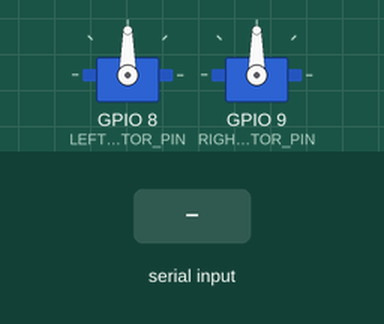
Recording of a sketch running on a simulated ESP32. On the bench: 2 × servo. The inputs (shaded band) are chosen by the test bench. What the sketch prints to the serial monitor is not drawn.

Above: at 10.7 s.
10.8 s: "r" received over Serial
At 11.2 s:
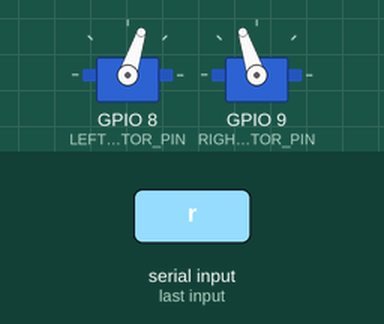
13.8 s: "b" received over Serial
At 14.7 s:
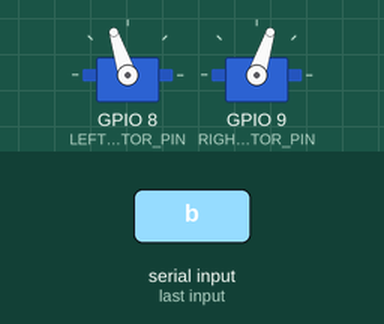
16.8 s: "f" received over Serial
At 18.3 s:
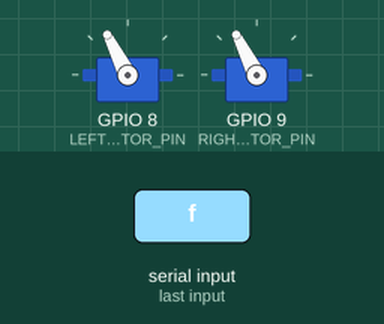
19.4 s: "t" received over Serial
Timing chart, 0 to 23.4 s (numbered marks = the images above; inputs shaded):
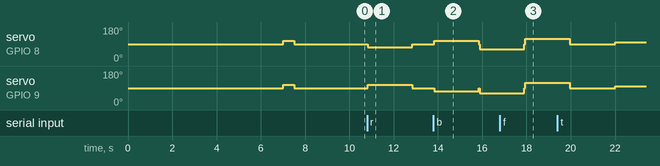

Measured:
- after the input at 10.8 s, servo on GPIO 8 (LEFT_MOTOR_PIN): 90° → 72° at once, → 90° 2.0 s later; servo on GPIO 9 (RIGHT_MOTOR_PIN): 90° → 108° at once, → 90° 2.0 s later

The sketch:

esc_motor_test.ino
```cpp
#include <ESP32Servo.h>

// Motor pin configuration
const int LEFT_MOTOR_PIN = D9;
const int RIGHT_MOTOR_PIN = D10;

// ESC pulse width constants (microseconds)
const int NEUTRAL_SPEED = 1500;  // Stop/neutral position
const int MIN_SPEED = 1000;      // Full reverse
const int MAX_SPEED = 2000;      // Full forward

// ESC calibration timing
const int ESC_CAL_DELAY = 2000;      // Delay for ESC calibration steps
const int STARTUP_DELAY = 3000;      // Initial power-up delay
const int TEST_STEP_DELAY = 2000;    // Delay between test steps

// Global variables
Servo leftESC;
Servo rightESC;
bool escsArmed = false;

void setup() {
    Serial.begin(115200);
    Serial.println("Starting ESC Motor Test...");

    // Initialize ESP32Servo timers
    ESP32PWM::allocateTimer(0);
    ESP32PWM::allocateTimer(1);
    ESP32PWM::allocateTimer(2);
    ESP32PWM::allocateTimer(3);

    // Wait for serial monitor
    delay(2000);

    // Arm the ESCs
    armESCs();

    // Show available commands
    printCommands();
}

void armESCs() {
    Serial.println("========== ESC ARMING SEQUENCE ==========");

    // Attach ESCs with proper pulse width range
    leftESC.attach(LEFT_MOTOR_PIN, MIN_SPEED, MAX_SPEED);
    rightESC.attach(RIGHT_MOTOR_PIN, MIN_SPEED, MAX_SPEED);
    Serial.println("✓ ESCs attached to pins");

    // Initial power-up delay
    Serial.println("⏳ Initial power-up delay...");
    delay(STARTUP_DELAY);
    Serial.println("✓ Power-up delay complete");

    // ESC Calibration Sequence
    Serial.println("🔧 Starting ESC calibration...");

    // Step 1: Set to neutral
    Serial.println("   Setting neutral position (1500μs)...");
    leftESC.writeMicroseconds(NEUTRAL_SPEED);
    rightESC.writeMicroseconds(NEUTRAL_SPEED);
    delay(ESC_CAL_DELAY);
    Serial.println("   ✓ Neutral position set");

    // Step 2: Brief high pulse (some ESCs need this)
    Serial.println("   Sending brief high pulse (1600μs)...");
    leftESC.writeMicroseconds(1600);
    rightESC.writeMicroseconds(1600);
    delay(500);

    // Step 3: Back to neutral
    Serial.println("   Returning to neutral...");
    leftESC.writeMicroseconds(NEUTRAL_SPEED);
    rightESC.writeMicroseconds(NEUTRAL_SPEED);
    delay(ESC_CAL_DELAY);

    escsArmed = true;
    Serial.println("✅ ESCs ARMED AND READY!");
    Serial.println("=========================================");
}

void setMotorSpeed(int leftSpeed, int rightSpeed) {
    if (!escsArmed) {
        Serial.println("❌ ESCs not armed! Cannot set motor speed.");
        return;
    }

    // Constrain values to safe range
    leftSpeed = constrain(leftSpeed, MIN_SPEED, MAX_SPEED);
    rightSpeed = constrain(rightSpeed, MIN_SPEED, MAX_SPEED);

    leftESC.writeMicroseconds(leftSpeed);
    rightESC.writeMicroseconds(rightSpeed);

    Serial.printf("🔧 Motor speeds set - Left: %d μs, Right: %d μs\n", leftSpeed, rightSpeed);
}

void stopMotors() {
    setMotorSpeed(NEUTRAL_SPEED, NEUTRAL_SPEED);
    Serial.println("⏹️  Motors stopped (neutral)");
}

void runBasicTest() {
    if (!escsArmed) {
        Serial.println("❌ Cannot run test - ESCs not armed!");
        return;
    }

    Serial.println("🧪 STARTING BASIC MOTOR TEST");
    Serial.println("===============================");

    // Test 1: Neutral (should be no movement)
    Serial.println("Test 1: Neutral position...");
    setMotorSpeed(NEUTRAL_SPEED, NEUTRAL_SPEED);
    delay(TEST_STEP_DELAY);

    // Test 2: Slow forward
    Serial.println("Test 2: Slow forward...");
    setMotorSpeed(1550, 1550); // Slightly above neutral
    delay(TEST_STEP_DELAY);

    // Test 3: Medium forward
    Serial.println("Test 3: Medium forward...");
    setMotorSpeed(1650, 1650);
    delay(TEST_STEP_DELAY);

    // Test 4: Back to neutral
    Serial.println("Test 4: Back to neutral...");
    stopMotors();
    delay(TEST_STEP_DELAY);

    // Test 5: Slow reverse
    Serial.println("Test 5: Slow reverse...");
    setMotorSpeed(1450, 1450); // Slightly below neutral
    delay(TEST_STEP_DELAY);

    // Test 6: Medium reverse
    Serial.println("Test 6: Medium reverse...");
    setMotorSpeed(1350, 1350);
    delay(TEST_STEP_DELAY);

    // Test 7: Stop
    Serial.println("Test 7: Final stop...");
    stopMotors();

    Serial.println("✅ BASIC TEST COMPLETE");
    Serial.println("========================");
}

void runTurnTest() {
    if (!escsArmed) {
        Serial.println("❌ Cannot run test - ESCs not armed!");
        return;
    }

    Serial.println("🔄 STARTING TURN TEST");
    Serial.println("=====================");

    // Left turn (right motor forward, left motor reverse)
    Serial.println("Left turn test...");
    setMotorSpeed(1400, 1600); // Left slower/reverse, right faster/forward
    delay(TEST_STEP_DELAY);

    stopMotors();
    delay(1000);

    // Right turn (left motor forward, right motor reverse)
    Serial.println("Right turn test...");
    setMotorSpeed(1600, 1400); // Left faster/forward, right slower/reverse
    delay(TEST_STEP_DELAY);

    stopMotors();
    Serial.println("✅ TURN TEST COMPLETE");
    Serial.println("======================");
}

void printCommands() {
    Serial.println("\n📋 AVAILABLE COMMANDS:");
    Serial.println("======================");
    Serial.println("'t' - Run basic motor test sequence");
    Serial.println("'r' - Run turn test");
    Serial.println("'s' - Stop all motors");
    Serial.println("'a' - Re-arm ESCs");
    Serial.println("'f' - Manual forward (medium speed)");
    Serial.println("'b' - Manual reverse (medium speed)");
    Serial.println("'h' - Show this help menu");
    Serial.println("======================\n");
}

void processSerialCommand() {
    if (Serial.available() > 0) {
        char command = Serial.read();

        switch (command) {
            case 't':
                runBasicTest();
                break;

            case 'r':
                runTurnTest();
                break;

            case 's':
                stopMotors();
                break;

            case 'a':
                Serial.println("Re-arming ESCs...");
                escsArmed = false;
                armESCs();
                break;

            case 'f':
                Serial.println("Manual forward test...");
                setMotorSpeed(1650, 1650);
                delay(2000);
                stopMotors();
                break;

            case 'b':
                Serial.println("Manual reverse test...");
                setMotorSpeed(1350, 1350);
                delay(2000);
                stopMotors();
                break;

            case 'h':
                printCommands();
                break;

            default:
                Serial.println("Unknown command. Type 'h' for help.");
                break;
        }
    }
}

void loop() {
    processSerialCommand();

    // Small delay to prevent overwhelming the system
    delay(50);
}
```
